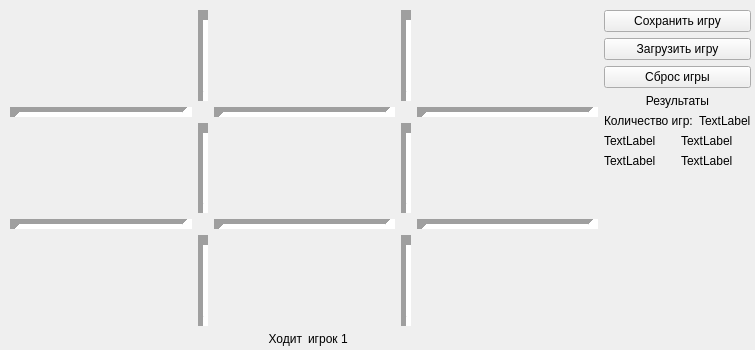
<?xml version="1.0" encoding="UTF-8"?>
<ui version="4.0">
 <class>MainWindow</class>
 <widget class="QMainWindow" name="MainWindow">
  <property name="enabled">
   <bool>true</bool>
  </property>
  <property name="geometry">
   <rect>
    <x>0</x>
    <y>0</y>
    <width>755</width>
    <height>350</height>
   </rect>
  </property>
  <property name="sizePolicy">
   <sizepolicy hsizetype="MinimumExpanding" vsizetype="MinimumExpanding">
    <horstretch>0</horstretch>
    <verstretch>0</verstretch>
   </sizepolicy>
  </property>
  <property name="minimumSize">
   <size>
    <width>720</width>
    <height>340</height>
   </size>
  </property>
  <property name="windowTitle">
   <string>MainWindow</string>
  </property>
  <widget class="QWidget" name="centralwidget">
   <property name="sizePolicy">
    <sizepolicy hsizetype="Ignored" vsizetype="Ignored">
     <horstretch>0</horstretch>
     <verstretch>0</verstretch>
    </sizepolicy>
   </property>
   <widget class="QWidget" name="layoutWidget">
    <property name="geometry">
     <rect>
      <x>10</x>
      <y>10</y>
      <width>741</width>
      <height>336</height>
     </rect>
    </property>
    <layout class="QHBoxLayout" name="horizontalLayout_5">
     <item>
      <layout class="QGridLayout" name="gridLayout">
       <item row="4" column="4">
        <widget class="QPushButton" name="pushButton_9">
         <property name="sizePolicy">
          <sizepolicy hsizetype="Expanding" vsizetype="Expanding">
           <horstretch>0</horstretch>
           <verstretch>0</verstretch>
          </sizepolicy>
         </property>
         <property name="font">
          <font>
           <pointsize>50</pointsize>
          </font>
         </property>
         <property name="text">
          <string/>
         </property>
         <property name="flat">
          <bool>true</bool>
         </property>
        </widget>
       </item>
       <item row="4" column="1">
        <widget class="Line" name="line_7">
         <property name="minimumSize">
          <size>
           <width>10</width>
           <height>10</height>
          </size>
         </property>
         <property name="lineWidth">
          <number>10</number>
         </property>
         <property name="orientation">
          <enum>Qt::Vertical</enum>
         </property>
        </widget>
       </item>
       <item row="2" column="2">
        <widget class="QPushButton" name="pushButton_5">
         <property name="sizePolicy">
          <sizepolicy hsizetype="Expanding" vsizetype="Expanding">
           <horstretch>0</horstretch>
           <verstretch>0</verstretch>
          </sizepolicy>
         </property>
         <property name="font">
          <font>
           <pointsize>50</pointsize>
          </font>
         </property>
         <property name="text">
          <string/>
         </property>
         <property name="flat">
          <bool>true</bool>
         </property>
        </widget>
       </item>
       <item row="1" column="0">
        <widget class="Line" name="line_6">
         <property name="minimumSize">
          <size>
           <width>10</width>
           <height>10</height>
          </size>
         </property>
         <property name="lineWidth">
          <number>10</number>
         </property>
         <property name="orientation">
          <enum>Qt::Horizontal</enum>
         </property>
        </widget>
       </item>
       <item row="2" column="0">
        <widget class="QPushButton" name="pushButton_4">
         <property name="sizePolicy">
          <sizepolicy hsizetype="Expanding" vsizetype="Expanding">
           <horstretch>0</horstretch>
           <verstretch>0</verstretch>
          </sizepolicy>
         </property>
         <property name="font">
          <font>
           <pointsize>50</pointsize>
          </font>
         </property>
         <property name="text">
          <string/>
         </property>
         <property name="flat">
          <bool>true</bool>
         </property>
        </widget>
       </item>
       <item row="0" column="4">
        <widget class="QPushButton" name="pushButton_3">
         <property name="sizePolicy">
          <sizepolicy hsizetype="Expanding" vsizetype="Expanding">
           <horstretch>0</horstretch>
           <verstretch>0</verstretch>
          </sizepolicy>
         </property>
         <property name="font">
          <font>
           <pointsize>50</pointsize>
          </font>
         </property>
         <property name="text">
          <string/>
         </property>
         <property name="flat">
          <bool>true</bool>
         </property>
        </widget>
       </item>
       <item row="4" column="0">
        <widget class="QPushButton" name="pushButton_7">
         <property name="sizePolicy">
          <sizepolicy hsizetype="Expanding" vsizetype="Expanding">
           <horstretch>0</horstretch>
           <verstretch>0</verstretch>
          </sizepolicy>
         </property>
         <property name="font">
          <font>
           <pointsize>50</pointsize>
          </font>
         </property>
         <property name="text">
          <string/>
         </property>
         <property name="flat">
          <bool>true</bool>
         </property>
        </widget>
       </item>
       <item row="0" column="1">
        <widget class="Line" name="line_9">
         <property name="minimumSize">
          <size>
           <width>10</width>
           <height>10</height>
          </size>
         </property>
         <property name="lineWidth">
          <number>10</number>
         </property>
         <property name="orientation">
          <enum>Qt::Vertical</enum>
         </property>
        </widget>
       </item>
       <item row="0" column="0">
        <widget class="QPushButton" name="pushButton">
         <property name="sizePolicy">
          <sizepolicy hsizetype="Expanding" vsizetype="Expanding">
           <horstretch>0</horstretch>
           <verstretch>0</verstretch>
          </sizepolicy>
         </property>
         <property name="minimumSize">
          <size>
           <width>0</width>
           <height>0</height>
          </size>
         </property>
         <property name="font">
          <font>
           <pointsize>50</pointsize>
          </font>
         </property>
         <property name="text">
          <string/>
         </property>
         <property name="flat">
          <bool>true</bool>
         </property>
        </widget>
       </item>
       <item row="3" column="2">
        <widget class="Line" name="line_2">
         <property name="minimumSize">
          <size>
           <width>10</width>
           <height>10</height>
          </size>
         </property>
         <property name="lineWidth">
          <number>10</number>
         </property>
         <property name="orientation">
          <enum>Qt::Horizontal</enum>
         </property>
        </widget>
       </item>
       <item row="5" column="2">
        <layout class="QHBoxLayout" name="horizontalLayout_2">
         <item>
          <widget class="QLabel" name="label">
           <property name="sizePolicy">
            <sizepolicy hsizetype="Minimum" vsizetype="Minimum">
             <horstretch>0</horstretch>
             <verstretch>0</verstretch>
            </sizepolicy>
           </property>
           <property name="layoutDirection">
            <enum>Qt::LeftToRight</enum>
           </property>
           <property name="text">
            <string>Ходит</string>
           </property>
           <property name="alignment">
            <set>Qt::AlignRight|Qt::AlignTrailing|Qt::AlignVCenter</set>
           </property>
          </widget>
         </item>
         <item>
          <widget class="QLabel" name="label_2">
           <property name="sizePolicy">
            <sizepolicy hsizetype="Minimum" vsizetype="Minimum">
             <horstretch>0</horstretch>
             <verstretch>0</verstretch>
            </sizepolicy>
           </property>
           <property name="text">
            <string>игрок 1</string>
           </property>
          </widget>
         </item>
        </layout>
       </item>
       <item row="3" column="4">
        <widget class="Line" name="line_3">
         <property name="minimumSize">
          <size>
           <width>10</width>
           <height>10</height>
          </size>
         </property>
         <property name="lineWidth">
          <number>10</number>
         </property>
         <property name="orientation">
          <enum>Qt::Horizontal</enum>
         </property>
        </widget>
       </item>
       <item row="1" column="4">
        <widget class="Line" name="line_4">
         <property name="minimumSize">
          <size>
           <width>10</width>
           <height>10</height>
          </size>
         </property>
         <property name="lineWidth">
          <number>10</number>
         </property>
         <property name="orientation">
          <enum>Qt::Horizontal</enum>
         </property>
        </widget>
       </item>
       <item row="2" column="1">
        <widget class="Line" name="line_8">
         <property name="minimumSize">
          <size>
           <width>10</width>
           <height>10</height>
          </size>
         </property>
         <property name="lineWidth">
          <number>10</number>
         </property>
         <property name="orientation">
          <enum>Qt::Vertical</enum>
         </property>
        </widget>
       </item>
       <item row="4" column="3">
        <widget class="Line" name="line_12">
         <property name="minimumSize">
          <size>
           <width>10</width>
           <height>10</height>
          </size>
         </property>
         <property name="lineWidth">
          <number>10</number>
         </property>
         <property name="orientation">
          <enum>Qt::Vertical</enum>
         </property>
        </widget>
       </item>
       <item row="0" column="2">
        <widget class="QPushButton" name="pushButton_2">
         <property name="sizePolicy">
          <sizepolicy hsizetype="Expanding" vsizetype="Expanding">
           <horstretch>0</horstretch>
           <verstretch>0</verstretch>
          </sizepolicy>
         </property>
         <property name="font">
          <font>
           <pointsize>50</pointsize>
          </font>
         </property>
         <property name="text">
          <string/>
         </property>
         <property name="flat">
          <bool>true</bool>
         </property>
        </widget>
       </item>
       <item row="0" column="3">
        <widget class="Line" name="line_10">
         <property name="minimumSize">
          <size>
           <width>10</width>
           <height>10</height>
          </size>
         </property>
         <property name="lineWidth">
          <number>10</number>
         </property>
         <property name="orientation">
          <enum>Qt::Vertical</enum>
         </property>
        </widget>
       </item>
       <item row="4" column="2">
        <widget class="QPushButton" name="pushButton_8">
         <property name="sizePolicy">
          <sizepolicy hsizetype="Expanding" vsizetype="Expanding">
           <horstretch>0</horstretch>
           <verstretch>0</verstretch>
          </sizepolicy>
         </property>
         <property name="font">
          <font>
           <pointsize>50</pointsize>
          </font>
         </property>
         <property name="text">
          <string/>
         </property>
         <property name="flat">
          <bool>true</bool>
         </property>
        </widget>
       </item>
       <item row="2" column="4">
        <widget class="QPushButton" name="pushButton_6">
         <property name="sizePolicy">
          <sizepolicy hsizetype="Expanding" vsizetype="Expanding">
           <horstretch>0</horstretch>
           <verstretch>0</verstretch>
          </sizepolicy>
         </property>
         <property name="font">
          <font>
           <pointsize>50</pointsize>
          </font>
         </property>
         <property name="text">
          <string/>
         </property>
         <property name="flat">
          <bool>true</bool>
         </property>
        </widget>
       </item>
       <item row="2" column="3">
        <widget class="Line" name="line_11">
         <property name="minimumSize">
          <size>
           <width>10</width>
           <height>10</height>
          </size>
         </property>
         <property name="lineWidth">
          <number>10</number>
         </property>
         <property name="orientation">
          <enum>Qt::Vertical</enum>
         </property>
        </widget>
       </item>
       <item row="1" column="2">
        <widget class="Line" name="line_5">
         <property name="minimumSize">
          <size>
           <width>10</width>
           <height>10</height>
          </size>
         </property>
         <property name="lineWidth">
          <number>10</number>
         </property>
         <property name="orientation">
          <enum>Qt::Horizontal</enum>
         </property>
        </widget>
       </item>
       <item row="3" column="0">
        <widget class="Line" name="line">
         <property name="minimumSize">
          <size>
           <width>10</width>
           <height>10</height>
          </size>
         </property>
         <property name="lineWidth">
          <number>10</number>
         </property>
         <property name="orientation">
          <enum>Qt::Horizontal</enum>
         </property>
        </widget>
       </item>
      </layout>
     </item>
     <item>
      <layout class="QVBoxLayout" name="verticalLayout">
       <item>
        <widget class="QPushButton" name="pushButton_10">
         <property name="text">
          <string>Сохранить игру</string>
         </property>
        </widget>
       </item>
       <item>
        <widget class="QPushButton" name="pushButton_11">
         <property name="text">
          <string>Загрузить игру</string>
         </property>
        </widget>
       </item>
       <item>
        <widget class="QPushButton" name="pushButton_12">
         <property name="text">
          <string>Сброс игры</string>
         </property>
        </widget>
       </item>
       <item>
        <layout class="QVBoxLayout" name="verticalLayout_2">
         <item>
          <widget class="QLabel" name="label_3">
           <property name="layoutDirection">
            <enum>Qt::LeftToRight</enum>
           </property>
           <property name="text">
            <string>Результаты</string>
           </property>
           <property name="alignment">
            <set>Qt::AlignCenter</set>
           </property>
          </widget>
         </item>
         <item>
          <layout class="QHBoxLayout" name="horizontalLayout_4">
           <item>
            <widget class="QLabel" name="labelCount">
             <property name="text">
              <string>Количество игр:</string>
             </property>
            </widget>
           </item>
           <item>
            <widget class="QLabel" name="labelCountRes">
             <property name="text">
              <string>TextLabel</string>
             </property>
            </widget>
           </item>
          </layout>
         </item>
         <item>
          <layout class="QHBoxLayout" name="horizontalLayout">
           <item>
            <widget class="QLabel" name="labelPlayer1">
             <property name="text">
              <string>TextLabel</string>
             </property>
            </widget>
           </item>
           <item>
            <widget class="QLabel" name="labelPlayer1Res">
             <property name="text">
              <string>TextLabel</string>
             </property>
            </widget>
           </item>
          </layout>
         </item>
         <item>
          <layout class="QHBoxLayout" name="horizontalLayout_3">
           <item>
            <widget class="QLabel" name="labelPlayer2">
             <property name="text">
              <string>TextLabel</string>
             </property>
            </widget>
           </item>
           <item>
            <widget class="QLabel" name="labelPlayer2Res">
             <property name="text">
              <string>TextLabel</string>
             </property>
            </widget>
           </item>
          </layout>
         </item>
        </layout>
       </item>
       <item>
        <spacer name="verticalSpacer">
         <property name="orientation">
          <enum>Qt::Vertical</enum>
         </property>
         <property name="sizeHint" stdset="0">
          <size>
           <width>20</width>
           <height>40</height>
          </size>
         </property>
        </spacer>
       </item>
      </layout>
     </item>
    </layout>
   </widget>
  </widget>
 </widget>
 <tabstops>
  <tabstop>pushButton</tabstop>
  <tabstop>pushButton_2</tabstop>
  <tabstop>pushButton_3</tabstop>
  <tabstop>pushButton_4</tabstop>
  <tabstop>pushButton_5</tabstop>
  <tabstop>pushButton_6</tabstop>
  <tabstop>pushButton_7</tabstop>
  <tabstop>pushButton_8</tabstop>
  <tabstop>pushButton_9</tabstop>
  <tabstop>pushButton_10</tabstop>
  <tabstop>pushButton_11</tabstop>
  <tabstop>pushButton_12</tabstop>
 </tabstops>
 <resources/>
 <connections/>
 <slots>
  <slot>resetSlot()</slot>
 </slots>
</ui>
